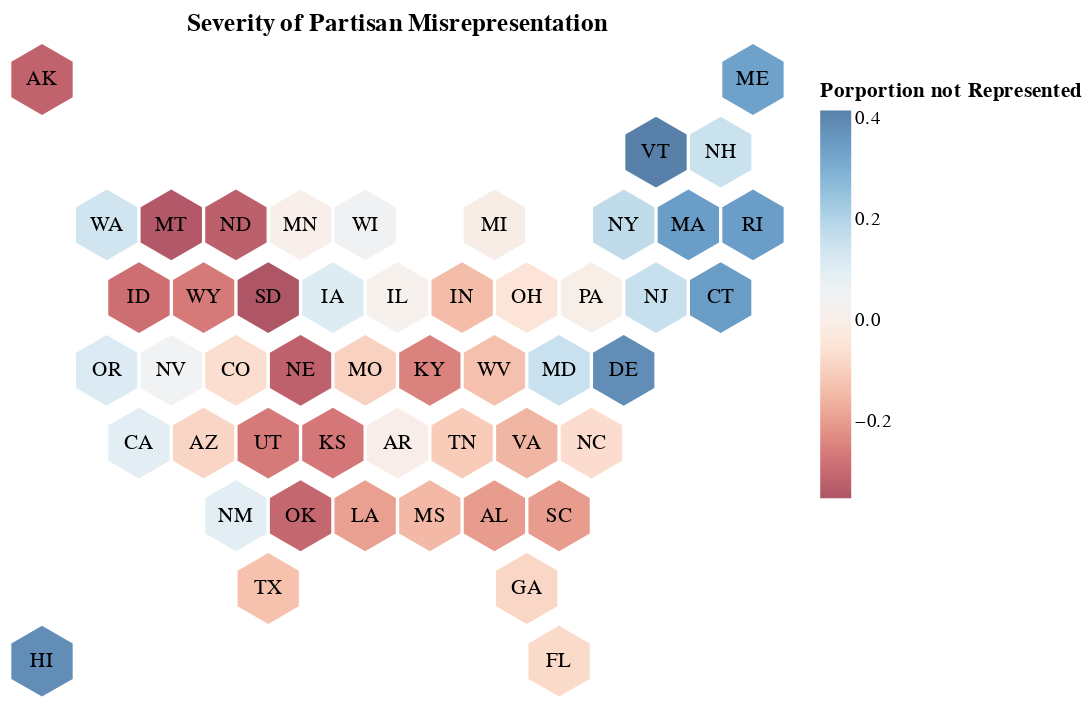

Here is the notebook cell this chart was saved with:
### Markdown cell above
## Experiment with Sliders

### Code cell
#build out the chart
df = st
slider = alt.binding_range(min=2004, max=2022, step=2)
select_year = alt.selection_single(name="Election", fields=['year'],
                                   bind=slider, init={'year': 2004})
#build the chare
st_cart = alt.Chart(df).mark_point().encode(
    alt.X('X',axis=None),
    alt.Y('Y',axis=None),
    alt.Text('ST'),
    alt.Color('porp_loss', scale=alt.Scale(scheme='redblue'), legend=alt.Legend(title="Porportion not Represented")),
    tooltip = [alt.Tooltip('porp_text',title='Porportion Lost'),
               alt.Tooltip('dist_text',title='District Deficit')
              ]
)
#inser labels
st_cart_labs = alt.Chart(df).mark_text(align='center').encode(
    alt.X('X'),
    alt.Y('Y'),
    alt.Text('ST'),
).properties(title='Severity of Partisan Misrepresentation')
#display
alt.layer(st_cart, st_cart_labs).configure_axis(grid=False).configure_view(strokeWidth=0).configure_point(size=250,shape=hexagon,filled=True).add_selection(select_year).transform_filter(select_year)

### Figure 1 — Vega-Lite specification as saved in the notebook (floating-point values rounded to 4 significant figures; data arrays with more than 128 entries replaced by an {"elided": "..."} marker saying what was removed)
{"config": {"view": {"continuousWidth": 400, "continuousHeight": 300, "strokeWidth": 0}, "axis": {"grid": false}, "point": {"filled": true, "shape": "M0,-2.3094010768L2,-1.1547005384 2,1.1547005384 0,2.3094010768 -2,1.1547005384 -2,-1.1547005384Z", "size": 250}}, "layer": [{"mark": "point", "encoding": {"color": {"field": "porp_loss", "legend": {"title": "Porportion not Represented"}, "scale": {"scheme": "redblue"}, "type": "quantitative"}, "text": {"field": "ST", "type": "nominal"}, "tooltip": [{"field": "porp_text", "title": "Porportion Lost", "type": "nominal"}, {"field": "dist_text", "title": "District Deficit", "type": "nominal"}], "x": {"axis": null, "field": "X", "type": "quantitative"}, "y": {"axis": null, "field": "Y", "type": "quantitative"}}, "selection": {"Election": {"type": "single", "fields": ["year"], "bind": {"input": "range", "max": 2022, "min": 2004, "step": 2}, "init": {"year": 2004}}}}, {"mark": {"type": "text", "align": "center"}, "encoding": {"text": {"field": "ST", "type": "nominal"}, "x": {"field": "X", "type": "quantitative"}, "y": {"field": "Y", "type": "quantitative"}}, "title": "Severity of Partisan Misrepresentation"}], "data": {"name": "data-403b802a51dcd689c8395822bd916299"}, "transform": [{"filter": {"selection": "Election"}}], "$schema": "https://vega.github.io/schema/vega-lite/v4.17.0.json", "datasets": {"data-403b802a51dcd689c8395822bd916299": {"elided": "500 records"}}}
